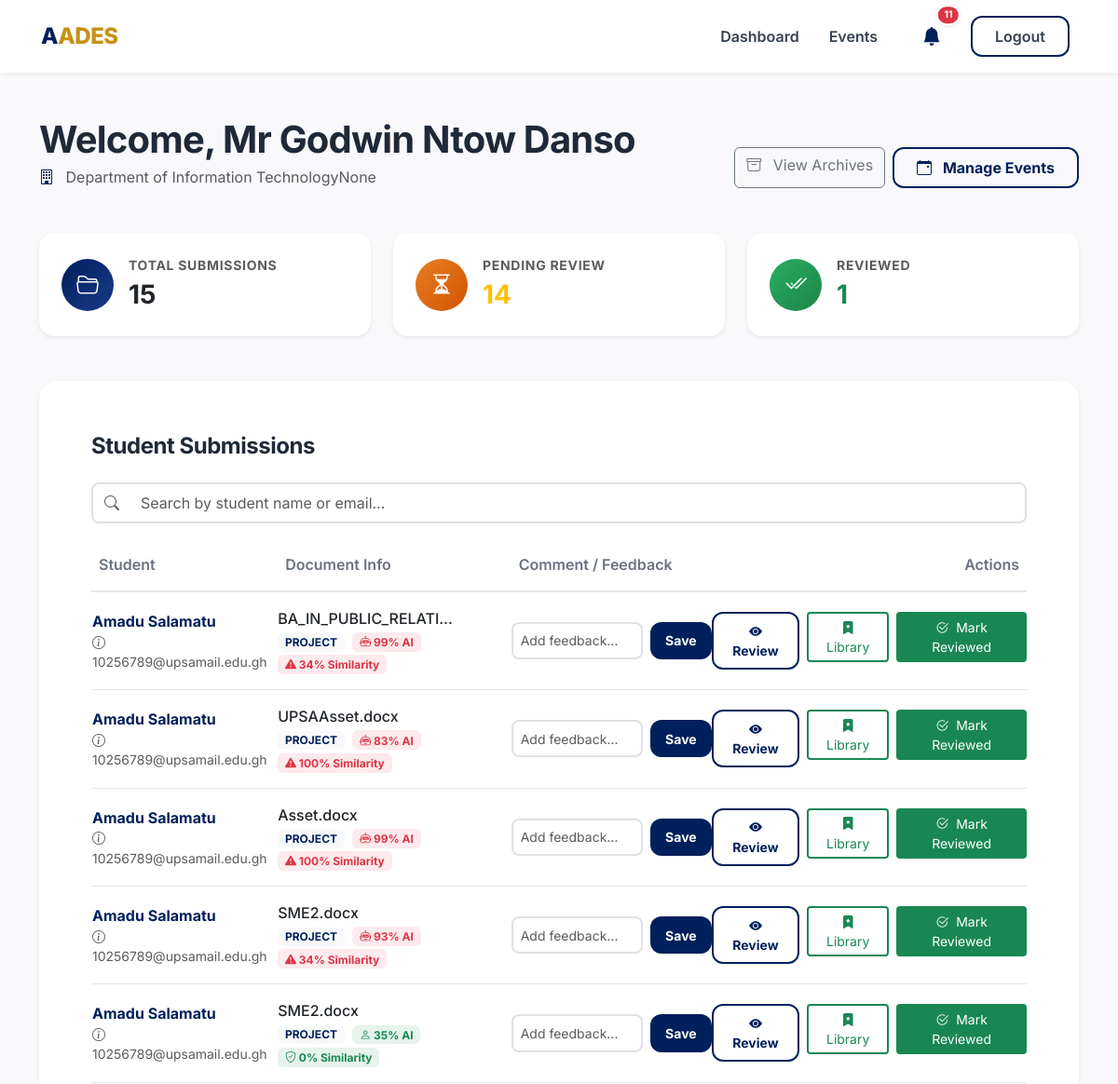
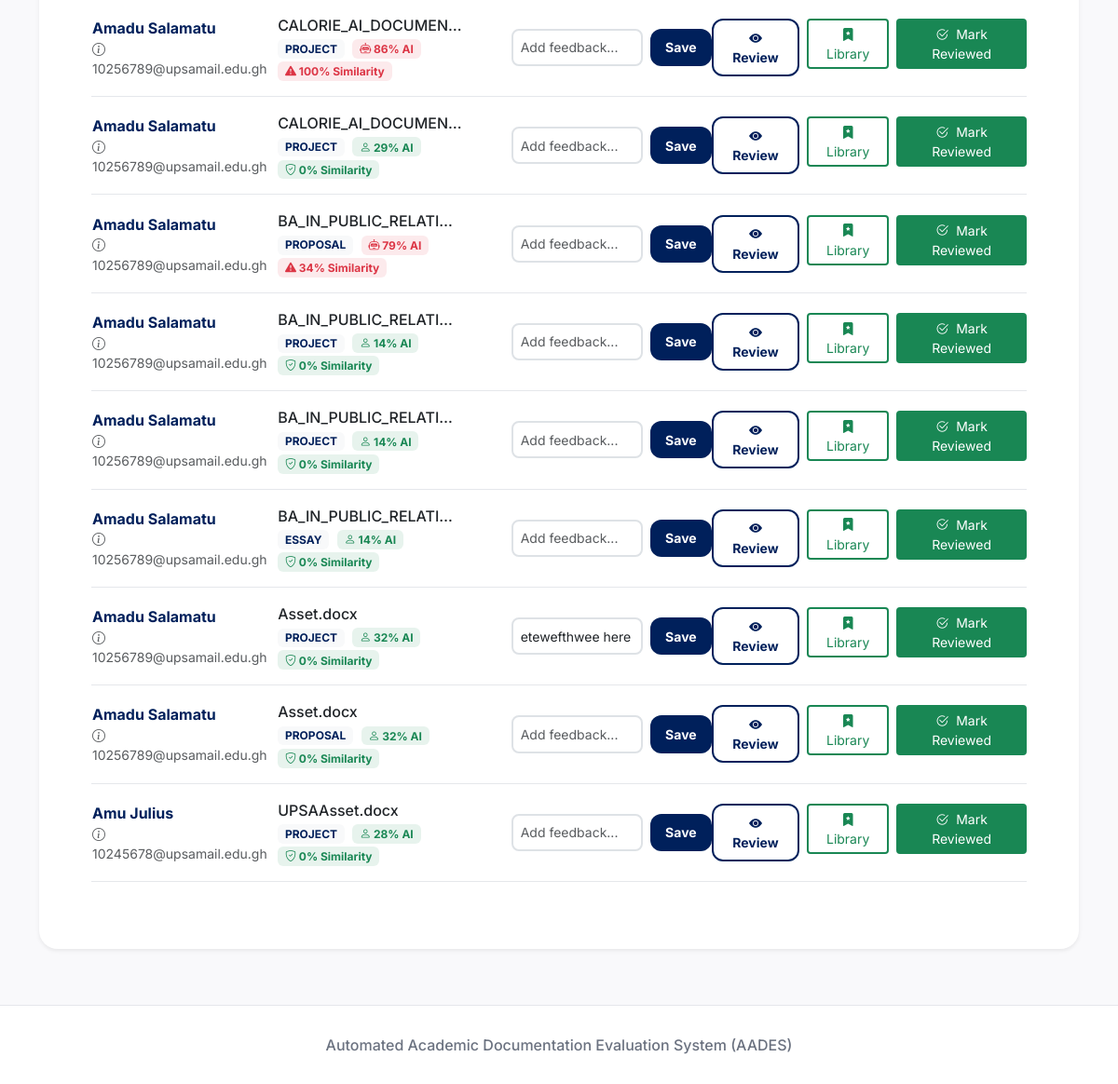
Page /dashboard (signed in) on the committed database (2 pictures, top to bottom).
### tables this page shows
CREATE TABLE users (
            user_id INTEGER PRIMARY KEY AUTOINCREMENT,
            student_id TEXT,
            full_name TEXT NOT NULL,
            email TEXT UNIQUE NOT NULL,
            password_hash TEXT NOT NULL,
            role TEXT NOT NULL,
            status TEXT DEFAULT 'active'
        , faculty TEXT, department TEXT, program TEXT, section TEXT);

CREATE TABLE submissions (
            submission_id INTEGER PRIMARY KEY AUTOINCREMENT,
            student_id INTEGER,
            student_email TEXT,
            file_name TEXT NOT NULL,
            doc_type TEXT NOT NULL,
            comment TEXT,
            similarity_score INTEGER DEFAULT 0,
            submitted_at DATETIME
        , status TEXT DEFAULT 'pending', archived INTEGER DEFAULT 0, is_archived INTEGER DEFAULT 0, supervisor_id INTEGER, grammar_score INTEGER DEFAULT 0, structure_score INTEGER DEFAULT 0, ai_eval_score INTEGER DEFAULT 0, ai_detection_score INTEGER DEFAULT 0);

CREATE TABLE comments (
            comment_id INTEGER PRIMARY KEY AUTOINCREMENT,
            submission_id INTEGER,
            supervisor_id INTEGER,
            comment_text TEXT,
            created_at DATETIME
        );

### app.py (the view, shortened to what this page needs)
@app.route("/dashboard")
def dashboard():
    if "user" not in session:
        return redirect(url_for("login"))
    user = session["user"]
    last_result = session.get("last_result")
    conn = get_db_connection()
    cursor = conn.cursor()
    if user["role"] == "admin":
        cursor.close()
        conn.close()
        return redirect(url_for("admin_dashboard"))
    if user["role"] == "supervisor":
        cursor.execute("""
            SELECT s.*, u.full_name AS student_name, u.faculty, u.department, u.program, u.section, u.student_id AS upsa_student_id,
                   c.comment_text
            FROM submissions s
            LEFT JOIN users u ON s.student_email = u.email
            LEFT JOIN comments c ON s.submission_id = c.submission_id
            WHERE s.is_archived = 0 AND s.supervisor_id = ?
            ORDER BY s.submitted_at DESC
        """, (user["user_id"],))
        rows = cursor.fetchall()
        submissions_list = enrich_submissions(rows)
        cursor.execute("SELECT COUNT(*) as t_count, SUM(CASE WHEN status='reviewed' THEN 1 ELSE 0 END) as r_count FROM submissions WHERE supervisor_id = ?", (user["user_id"],))
        stat_row = cursor.fetchone()
        total_submissions = stat_row["t_count"] if stat_row and stat_row["t_count"] else 0
        reviewed_count = stat_row["r_count"] if stat_row and stat_row["r_count"] else 0
        pending_count = total_submissions - reviewed_count
        cursor.close()
        conn.close()
        return render_template(
            "supervisor_dashboard.html",
            user=user,
            submissions=submissions_list,
            last_result=last_result,
            total_submissions=total_submissions,
            reviewed_count=reviewed_count,
            pending_count=pending_count,
            is_archive_view=False
        )
    else:
        cursor.close()
        conn.close()
        return redirect(url_for("login"))

### templates/supervisor_dashboard.html (shortened to what this page needs)
{% extends "base.html" %}
{% block content %}
<div class="animate-fade-in">
    <div class="d-flex justify-content-between align-items-end mb-5">
        <div>
            <h1 class="display-6 fw-bold mb-1">Welcome, {{ user.full_name|title if user.full_name else 'Supervisor' }}</h1>
            {% if user.department or user.faculty %}
                <p class="text-muted mb-0"><i class="bi bi-building text-primary-custom me-2" style="color: var(--primary-gold);"></i>
                    Department of {{ user.department }}{% if user.department and user.faculty %} | {% endif %}{{ user.faculty }}
                </p>
            {% else %}
                <p class="text-muted mb-0">Manage student submissions and academic documentation quality.</p>
            {% endif %}
        </div>
        <div class="d-flex gap-2">
            {% if is_archive_view %}
                <a href="{{ url_for('dashboard') }}" class="btn btn-outline-secondary">
                    <i class="bi bi-arrow-left me-2"></i> Back to Dashboard
                </a>
            {% else %}
                <a href="{{ url_for('supervisor_archives') }}" class="btn btn-outline-secondary">
                    <i class="bi bi-archive me-2"></i> View Archives
                </a>
                <a href="{{ url_for('manage_events') }}" class="btn btn-outline-custom">
                    <i class="bi bi-calendar-event me-2"></i> Manage Events
                </a>
            {% endif %}
        </div>
    </div>
    {% if not is_archive_view %}
    <div class="row g-4 mb-5">
        <div class="col-md-4">
            <div class="card border-0 shadow-sm rounded-4">
                <div class="card-body p-4 d-flex align-items-center gap-3">
                    <div class="rounded-circle d-flex align-items-center justify-content-center" style="width: 56px; height: 56px; background: linear-gradient(135deg, var(--primary-blue), #1a3a8a);">
                        <i class="bi bi-folder2-open text-white fs-4"></i>
                    </div>
                    <div>
                        <div class="text-muted small text-uppercase fw-bold" style="letter-spacing: 0.05em;">Total Submissions</div>
                        <div class="fs-3 fw-bold">{{ total_submissions }}</div>
                    </div>
                </div>
            </div>
        </div>
        <div class="col-md-4">
            <div class="card border-0 shadow-sm rounded-4">
                <div class="card-body p-4 d-flex align-items-center gap-3">
                    <div class="rounded-circle d-flex align-items-center justify-content-center" style="width: 56px; height: 56px; background: linear-gradient(135deg, #e67e22, #d35400);">
                        <i class="bi bi-hourglass-split text-white fs-4"></i>
                    </div>
                    <div>
                        <div class="text-muted small text-uppercase fw-bold" style="letter-spacing: 0.05em;">Pending Review</div>
                        <div class="fs-3 fw-bold text-warning">{{ pending_count }}</div>
                    </div>
                </div>
            </div>
        </div>
        <div class="col-md-4">
            <div class="card border-0 shadow-sm rounded-4">
                <div class="card-body p-4 d-flex align-items-center gap-3">
                    <div class="rounded-circle d-flex align-items-center justify-content-center" style="width: 56px; height: 56px; background: linear-gradient(135deg, #27ae60, #1e8449);">
                        <i class="bi bi-check2-all text-white fs-4"></i>
                    </div>
                    <div>
                        <div class="text-muted small text-uppercase fw-bold" style="letter-spacing: 0.05em;">Reviewed</div>
                        <div class="fs-3 fw-bold text-success">{{ reviewed_count }}</div>
                    </div>
                </div>
            </div>
        </div>
    </div>
    {% endif %}
    <div class="card card-custom border-0 shadow-sm">
        <div class="card-body p-4">
            <h4 class="fw-bold mb-4">
                {% if is_archive_view %}Archived Submissions{% else %}Student Submissions{% endif %}
            </h4>
            {% if submissions %}
            <div class="mb-4">
                <div class="input-group">
                    <span class="input-group-text bg-white border-2 border-end-0 rounded-start-3">
                        <i class="bi bi-search text-muted"></i>
                    </span>
                    <input type="text" id="submissionSearch" class="form-control border-2 border-start-0 rounded-end-3 py-2"
                           placeholder="Search by student name or email..."
                           oninput="filterSubmissions()">
                </div>
            </div>
            <div class="table-responsive">
                <table class="table table-custom align-middle" id="submissionTable">
                    <thead>
                        <tr>
                            <th>Student</th>
                            <th>Document Info</th>
                            <th>Comment / Feedback</th>
                            <th class="text-end">Actions</th>
                        </tr>
                    </thead>
                    <tbody>
                        {% for s in submissions %}
                        <tr>
                            <td>
                                <button class="btn btn-link text-start p-0 text-decoration-none" data-bs-toggle="modal" data-bs-target="#studentProfileModal{{ loop.index }}">
                                    <div class="fw-bold text-primary-custom" style="transition: color 0.2s;" onmouseover="this.style.color='var(--primary-gold)'" onmouseout="this.style.color='var(--primary-blue)'">
                                        {{ s.student_name if s.student_name else 'N/A' }}
                                    </div>
                                    <div class="text-muted small"><i class="bi bi-info-circle me-1"></i>{{ s.student_email }}</div>
                                </button>
                            </td>
                            <td>
                                <div class="fw-medium text-truncate" style="max-width: 200px;" title="{{ s.file_name }}">{{ s.file_name }}</div>
                                <div>
                                    <span class="badge bg-light text-primary-custom small me-1">{{ s.doc_type|upper }}</span>
                                    {% if s.ai_detection_score %}
                                        {% if s.ai_detection_score > 50 %}
                                            <span class="badge bg-danger bg-opacity-10 text-danger small me-1" title="High AI Probability">
                                                <i class="bi bi-robot"></i> {{ s.ai_detection_score }}% AI
                                            </span>
                                        {% else %}
                                            <span class="badge bg-success bg-opacity-10 text-success small me-1" title="Human Written">
                                                <i class="bi bi-person"></i> {{ s.ai_detection_score }}% AI
                                            </span>
                                        {% endif %}
                                    {% endif %}
                                    {% if s.similarity_score > 15 %}
                                        <span class="badge bg-danger bg-opacity-10 text-danger small" title="Plagiarism Alert">
                                            <i class="bi bi-exclamation-triangle-fill"></i> {{ s.similarity_score }}% Similarity
                                        </span>
                                    {% else %}
                                        <span class="badge bg-success bg-opacity-10 text-success small" title="Safe">
                                            <i class="bi bi-shield-check"></i> {{ s.similarity_score }}% Similarity
                                        </span>
                                    {% endif %}
                                </div>
                            </td>
                            <td>
                                <form method="POST" action="{{ url_for('add_comment', submission_id=s.submission_id) }}" class="d-flex gap-2">
                                    <input type="text" name="comment" class="form-control form-control-sm rounded-3 border-2"
                                           placeholder="Add feedback..." value="{{ s.comment_text or '' }}">
                                    <button type="submit" class="btn btn-primary-custom btn-sm px-3">Save</button>
                                </form>
                            </td>
                            <td class="text-end">
                                <div class="d-flex gap-2 justify-content-end">
                                    <button class="btn btn-outline-custom btn-sm px-3"
                                            data-bs-toggle="modal"
                                            data-bs-target="#viewModal{{ loop.index }}">
                                        <i class="bi bi-eye-fill"></i> Review
                                    </button>
                                    {% if is_archive_view %}
                                        <form method="POST" action="{{ url_for('unarchive_submission', submission_id=s.submission_id) }}">
                                            <button type="submit" class="btn btn-warning btn-sm px-3 border-2" title="Restore to main dashboard">
                                                <i class="bi bi-arrow-counterclockwise"></i> Unarchive
                                            </button>
                                        </form>
                                    {% else %}
                                        <form method="POST"
                                              action="{{ url_for('add_to_library', student_email=s.student_email, filename=s.file_name, doc_type=s.doc_type) }}">
                                            <button type="submit" class="btn btn-outline-success btn-sm px-3 border-2"
                                                    onclick="return confirm('Promote this document to the Library?')">
                                                <i class="bi bi-bookmark-star-fill"></i> Library
                                            </button>
                                        </form>
                                        {% if s.status == 'reviewed' %}
                                            <span class="badge bg-success bg-opacity-10 text-success border border-success-subtle px-3 py-2 rounded-pill d-flex align-items-center">
                                                <i class="bi bi-check-circle-fill me-1"></i> Reviewed
                                            </span>
                                            <form method="POST" action="{{ url_for('archive_submission', submission_id=s.submission_id) }}">
                                                <button type="submit" class="btn btn-outline-secondary btn-sm px-3 border-2" title="Archive submission">
                                                    <i class="bi bi-archive-fill"></i> Archive
                                                </button>
                                            </form>
                                        {% else %}
                                            <form method="POST" action="{{ url_for('mark_reviewed', submission_id=s.submission_id) }}">
                                                <button type="submit" class="btn btn-success btn-sm px-3 border-2"
                                                        onclick="return confirm('Mark this submission as fully reviewed?')">
                                                    <i class="bi bi-check2-circle me-1"></i> Mark Reviewed
                                                </button>
                                            </form>
                                        {% endif %}
                                    {% endif %}
                                </div>
                            </td>
                        </tr>
                        {% endfor %}
                    </tbody>
                </table>
            </div>
            {% else %}
            <div class="text-center py-5">
                <i class="bi bi-inbox text-muted display-4 mb-3"></i>
                <p class="text-muted">Everything is up to date. No new submissions.</p>
            </div>
            {% endif %}
        </div>
    </div>
</div>
<link rel="stylesheet" href="https://cdn.jsdelivr.net/npm/bootstrap-icons@1.11.1/font/bootstrap-icons.css">
{% endblock %}

### rows in the picture
users: full_name "Amadu Salamatu", student_email "10256789@upsamail.edu.gh", file_name "BA_IN_PUBLIC_RELATI…", doc_type "PROJECT", ai_detection_score "99", similarity_score "34", file_name "UPSAAsset.docx", ai_detection_score "83", similarity_score "100", file_name "Asset.docx", file_name "SME2.docx", ai_detection_score "93", ai_detection_score "35", similarity_score "0", file_name "CALORIE_AI_DOCUMEN…", ai_detection_score "86", ai_detection_score "29", doc_type "PROPOSAL", ai_detection_score "79", ai_detection_score "14", doc_type "ESSAY", ai_detection_score "32", comment "etewefthwee here"

### other values in the picture
{{ unread_count }} "11"
{{ user.full_name|title if user.full_name else 'Supervisor' }} "Mr Godwin Ntow Danso"
{{ user.department }} "Information Technology"
{{ user.faculty }} "None"
{{ total_submissions }} "15"
{{ pending_count }} "14"
{{ reviewed_count }} "1"
